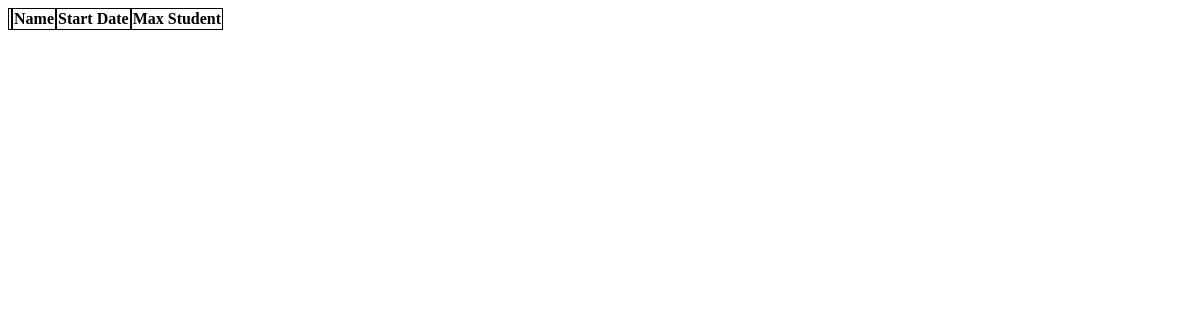
The page /groups/all on the database as committed earlier.
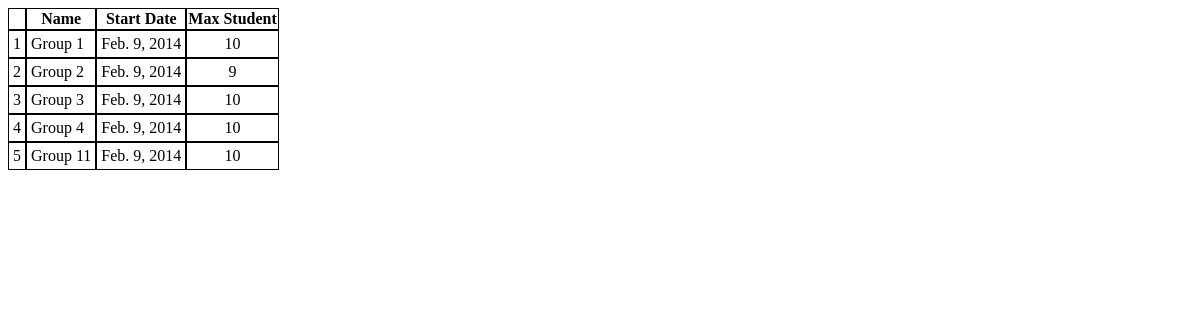
The same page on the database as committed later.
### groups/models.py (models this page shows, shortened)
class Group(models.Model):
    name = models.CharField(max_length=255)
    start_date = models.DateField()
    max_students = models.IntegerField()

### groups/views.py (the view)
# urls.py: path('all', all_groups),
def all_groups(request):
    return HttpResponse(render(request, 'all-groups.html', {'groups': Group.objects.all()}))

### groups/templates/all-groups.html (shortened to what this page needs)
<!DOCTYPE html>
<html lang="en">
<head>
    {% load static %}
    <link rel="stylesheet" type="text/css" href="{% static "css/all-groups.css" %}">
</head>
<body>
<table>
    <tr>
        <th></th>
        <th>Name</th>
        <th>Start Date</th>
        <th>Max Student</th>
    </tr>
    {% for group in groups %}
        <tr id="{{ group.id }}">
            <td>{{ group.id }}</td>
            <td>{{ group.name }}</td>
            <td>{{ group.start_date }}</td>
            <td class="middle">{{ group.max_students }}</td>
        </tr>
    {% endfor %}
</table>
</body>
</html>

### groups/static/css/all-groups.css (style rules this page uses)
table { border-spacing: 0 }
td, th { border: 1px solid black; }
td { padding: 4px; }
.middle { text-align: center; }

Rows that differ between the two databases and show on the page:
added Group: id "1", name "Group 1", start_date "Feb. 9, 2014", max_students "10"
added Group: id "2", name "Group 2", start_date "Feb. 9, 2014", max_students "9"
added Group: id "3", name "Group 3", start_date "Feb. 9, 2014", max_students "10"
added Group: id "4", name "Group 4", start_date "Feb. 9, 2014", max_students "10"
added Group: id "5", name "Group 11", start_date "Feb. 9, 2014", max_students "10"
